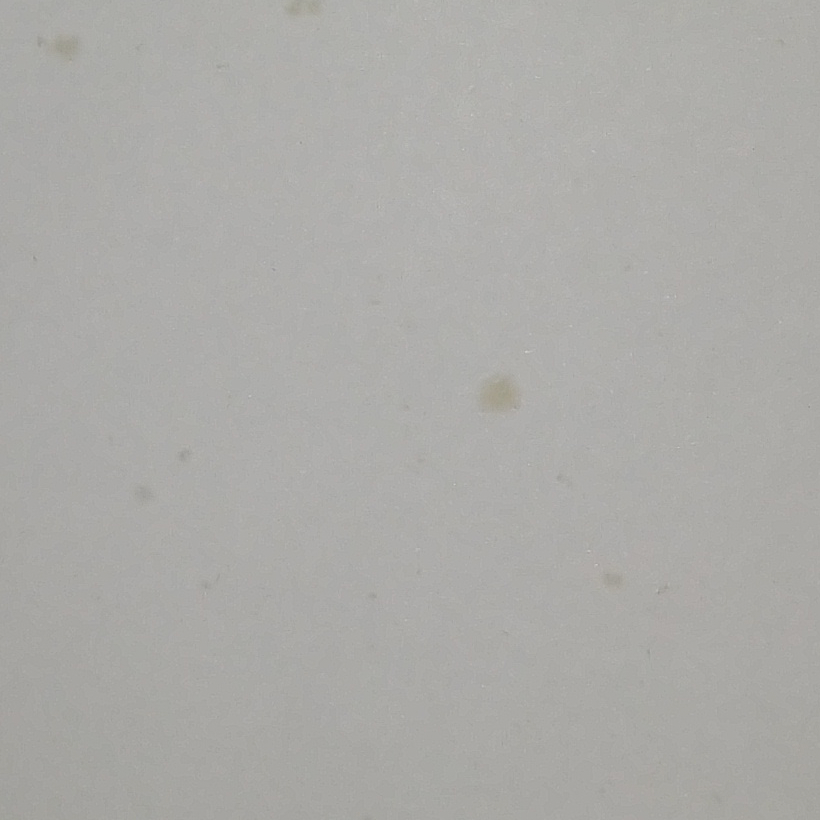
#> input picture Scripts/photos/Motorola X4/Flash/Folha/1.png, 820 x 820 px, found by its file name
$ python dataset.py
#> lines starting #> are read from the running program, lines starting #| are printed output that depends on the picture; after the words box and inside, x2 and y2 are one past the last pixel; in counts of white or black regions, pixels touching at a corner belong together
import cv2
import numpy as np
import os
import csv
from sklearn.cluster import MiniBatchKMeans

# Esconde os warnings
import warnings

# Parametros
RANDOM_STATE = 42
DEBUG_PRINT = False
DISPOSITIVOS = ['iPhone 8', 'Motorola X4', 'Redmi 5A', 'Xiaomi Mi9']
LUZ = ['Luz', 'Flash']  # , 'Externo', 'Sombra']
TIPO = ['Folha', 'Cafe']
HEADER = ['RGB_medio_cafe', 'R_medio_cafe', 'G_medio_cafe', 'B_medio_cafe', 'RGB_std_cafe', 'R_std_cafe', 'G_std_cafe', 'B_std_cafe',
                            'RGB_medio_folha', 'RGB_std_folha', 'HSV_medio_cafe', 'H_medio_cafe', 'S_medio_cafe', 'V_medio_cafe', 'HSV_std_cafe', 'H_std_cafe', 'S_std_cafe', 'V_std_cafe',
                            'HSV_medio_folha', 'HSV_std_folha', 'Agtron']

# Define cores no print
class bcolors:
    WARNING = '\033[93m'
    FAIL = '\033[91m'
    OKGREEN = '\033[92m'
    BLUE = '\033[94m'
    CYAN = '\033[96m'
    ENDC = '\033[0m'
    BOLD = '\033[1m'

# Função para extrair RGB e/ou Equalizar Histograma
def extrairRGB(img, equalizar=False):

    if(equalizar):
        # Convertendo para HSV
        hsv_img = cv2.cvtColor(img, cv2.COLOR_BGR2HSV)

        # Dividindo a imagem HSV em diferentes canais
        h, s, v = cv2.split(hsv_img)

        # Aplicando equalização de histograma no canal V
        v_equalized = cv2.equalizeHist(v)

        # Unificando os canais H, S e V com equalização aplicada
        hsv_img_equalized = cv2.merge((h, s, v_equalized))

        # Convertendo imagem HSV equalizada em RGB
        img = cv2.cvtColor(hsv_img_equalized, cv2.COLOR_HSV2BGR)

    # Divide e extrai os canais da imagem
    R, G, B = cv2.split(img)

    return (R, G, B)

# Função para extrair HSV e/ou Equalizar Histograma
def extrairHSV(rgb_img, equalizar=False):
    # Converte imagem para HSV
    hsv_img = cv2.cvtColor(rgb_img, cv2.COLOR_BGR2HSV)

    # Divide e extrai os canais da imagem
    H, S, V = cv2.split(hsv_img)

    # Equaliza somente o canal V e retorna
    if(equalizar):
        v_equalized = cv2.equalizeHist(V)
        return (H, S, v_equalized)
    else:
        return (H, S, V)

# Funçao para aplicar quantização de cores
def quantizacaoCores(rgb_img, n_clusters=6):
    # Pega tamanho da imagem
    (h, w) = rgb_img.shape[:2]

    # converte a imagem do espaço de cores RGB para o espaço de cores L*a*b*
    # -- já que estaremos agrupando usando k-means # que é baseado na distância euclidiana, usaremos o
    # L*a* b* espaço de cor onde a distância euclidiana implica
    # significado perceptivo
    img = cv2.cvtColor(rgb_img, cv2.COLOR_BGR2LAB)

    # remodela a imagem em um vetor para que o k-means possa ser aplicado
    img = img.reshape((img.shape[0] * img.shape[1], 3))

    # Aplica o KMeans
    clt = MiniBatchKMeans(n_clusters=n_clusters, random_state=RANDOM_STATE)
    labels = clt.fit_predict(img)

    # A imagem reduzida a cores
    quant = clt.cluster_centers_.astype("uint8")[labels]

    # remodela o vetor para imagem novamente
    quant = quant.reshape((h, w, 3))

    # converte de L*a*b* para RGB
    quant = cv2.cvtColor(quant, cv2.COLOR_LAB2BGR)

    # Retorna imagem com cores reduzidas
    return quant

# Função para criar DataSet aplicando filtros
# Essa função percorre a pasta de disposivos -> condições de iluminação -> e tipo (café ou folha)
# As imagens que foram tiradas em uma mesma condição de iluminação, possuem os mesmos valores para folha
def criarDataSet(filtros):
    data = []
    # Percorre as pastas de dispositivos
    for dispositivo in DISPOSITIVOS:
        print(f"{bcolors.BOLD}{bcolors.OKGREEN}{'--------------------'}{bcolors.ENDC}\n")
        print(f"{bcolors.BOLD}{bcolors.WARNING}{dispositivo}{bcolors.ENDC}")
        # Percorre as condições de iluminação
        for condicao in LUZ:
            print(f"{bcolors.BOLD}{bcolors.BLUE}{'  '}{condicao}{bcolors.ENDC}")
            # Percorre asa opções (Café ou Folha)
            for opcao in TIPO:
                print(f"{bcolors.BOLD}{bcolors.OKGREEN}{'    '}{opcao}{bcolors.ENDC}")
                # Para cada arquivo na pasta disposivos -> condições de iluminação -> tipo faça:
                for arquivo in os.listdir(".\photos\{}\{}\{}".format(dispositivo, condicao, opcao)):
                    # Pega caminho até a imagem
                    caminho_img = os.path.join(".\photos\{}\{}\{}".format(dispositivo, condicao, opcao), arquivo)

                    # Lê a imagem
                    img = cv2.imread(caminho_img)

                    if(filtros):
                        # Aplica suaviação pela mediana
                        img = cv2.medianBlur(src=img, ksize=9)

                        # Aplica o processo de quantização de cores
                        img = quantizacaoCores(img, n_clusters=6)

                    # Opção folha é SEMPRE extraída primeiro.
                    # Se a opção for do tipo "FOLHA", que determina a condição de iluminação
                    # Extrair os canais RGB e HSV, calculando suas respectivas médias e desvio padrão
                    if opcao == 'Folha':
                        R_f, G_f, B_f = extrairRGB(img, equalizar=filtros)
                        media_folha_RGB = np.mean([R_f, G_f, B_f])
                        desvio_folha_RGB = np.std([R_f, G_f, B_f])

                        H_f, S_f, V_f = extrairHSV(img, equalizar=filtros)
                        media_folha_HSV = np.mean([H_f, S_f, V_f])
                        desvio_folha_HSV = np.std([H_f, S_f, V_f])

                    # Se for do tipo café
                    # Extrair os canais RGB e HSV, calculando suas respectivas médias e desvio padrão
                    else:
                        R_c, G_c, B_c = extrairRGB(img, equalizar=filtros)
                        H_c, S_c, V_c = extrairHSV(img, equalizar=filtros)

                        media_cafe_RGB = np.mean([R_c, G_c, B_c])
                        desvio_cafe_RGB = np.std([R_c, G_c, B_c])

                        media_cafe_HSV = np.mean([H_c, S_c, V_c])
                        desvio_cafe_HSV = np.std([H_c, S_c, V_c])

                        # Monta uma linsta com as informações extraídas
                        geral = [media_cafe_RGB, np.mean(R_c), np.mean(G_c), np.mean(B_c), desvio_cafe_RGB, np.std(R_c), np.std(G_c), np.std(B_c), media_folha_RGB, desvio_folha_RGB, media_cafe_HSV, np.mean(H_c), np.mean(S_c), np.mean(V_c), desvio_cafe_HSV, np.std(H_c), np.std(S_c), np.std(
                            V_c), media_folha_HSV, desvio_folha_HSV]

                        # Arrendonda os valores da lista, para que tenham somente 3 casa decimais
                        geral_arredondado = [round(num, 3) for num in geral]

                        # Adiciona a lista o valor Agtron da amostra, que está no nome do arquivo
                        geral_arredondado.append('Agtron {}'.format(arquivo[0:2]))

                        # Adiciona essa linha a lista de dados
                        data.append(geral_arredondado)
            print('\n')
        print(f"{bcolors.BOLD}{bcolors.OKGREEN}{'--------------------'}{bcolors.ENDC}\n")
    return HEADER,  data

# Função para exportar arquivo CSV
def exportarCSV(header, data, name):
    with open('./data/{}.csv'.format(name), 'w', encoding='UTF8', newline='') as f:
        writer = csv.writer(f)
        # Escreve o cabeçalho (header)
        writer.writerow(header)
        # Escreve todas as linhas (data)
        writer.writerows(data)


if __name__ == '__main__':
    # Ocultando os warnings
    warnings.filterwarnings(action='ignore')

    # Roda o primeiro teste SEM filtro
    FILTRO = False
    FILE = 'all_semfiltro'
    header, data = criarDataSet(FILTRO)
#> in criarDataSet, img is the input picture: shape (820, 820, 3); mean B, G, R 168.1, 171.2, 171.9
#> in criarDataSet, `media_folha_RGB = np.mean([R_f, G_f, B_f])`: media_folha_RGB = 170.4
#> in criarDataSet, `desvio_folha_RGB = np.std([R_f, G_f, B_f])`: desvio_folha_RGB = 4.3
#> in extrairHSV, `hsv_img = cv2.cvtColor(rgb_img, cv2.COLOR_BGR2HSV)`: hsv_img: shape (820, 820, 3); mean H, S, V 25.4, 5.7, 171.9
#> in extrairHSV, `H, S, V = cv2.split(hsv_img)`:
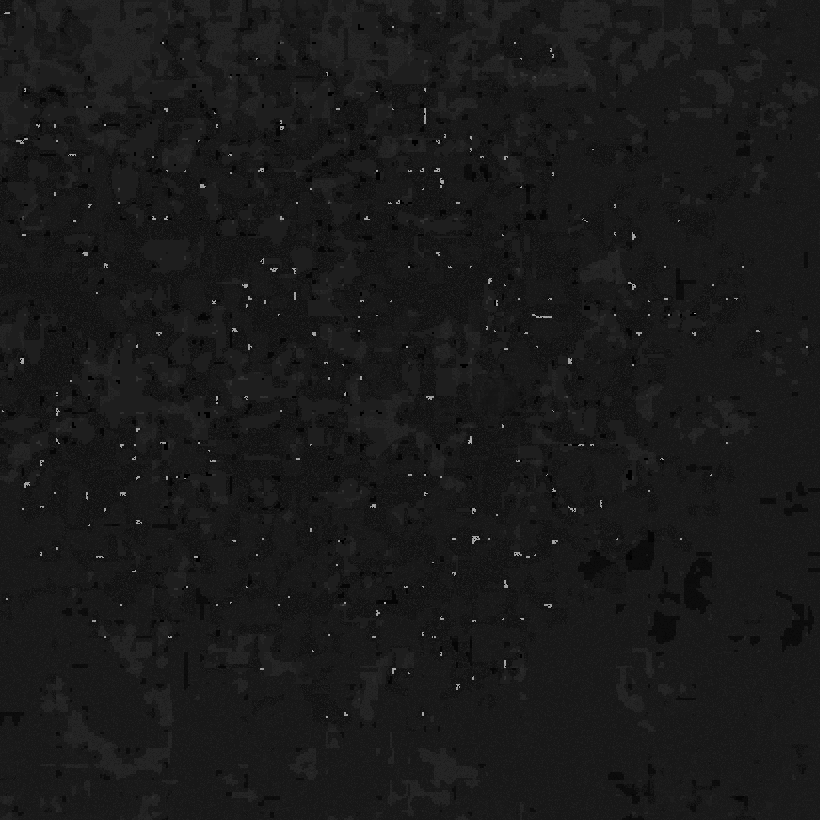
#> H: shape (820, 820); min 0, max 174, mean 25.4
#> in extrairHSV, `H, S, V = cv2.split(hsv_img)`:
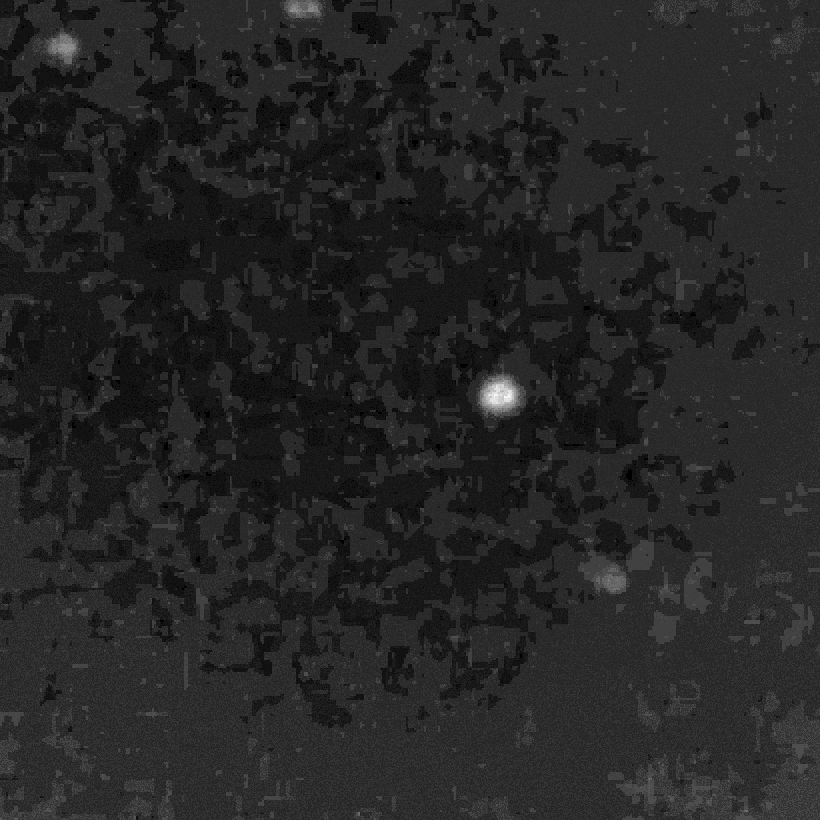
#> S: shape (820, 820); min 0, max 39, mean 5.7; drawn with min black and max white
#> in criarDataSet, `media_folha_HSV = np.mean([H_f, S_f, V_f])`: media_folha_HSV = 67.68
#> in criarDataSet, `desvio_folha_HSV = np.std([H_f, S_f, V_f])`: desvio_folha_HSV = 74.41
    exportarCSV(header, data, FILE)

    # Roda o segundo teste COM filtro
    FILTRO = True
    FILE = 'all_comfiltro'
    header, data = criarDataSet(FILTRO)
#> in quantizacaoCores, `img = cv2.cvtColor(rgb_img, cv2.COLOR_BGR2LAB)`: img: shape (820, 820, 3); mean of channels 0, 1, 2 178.7, 127.8, 129.7
#> in quantizacaoCores, `quant = quant.reshape((h, w, 3))`:
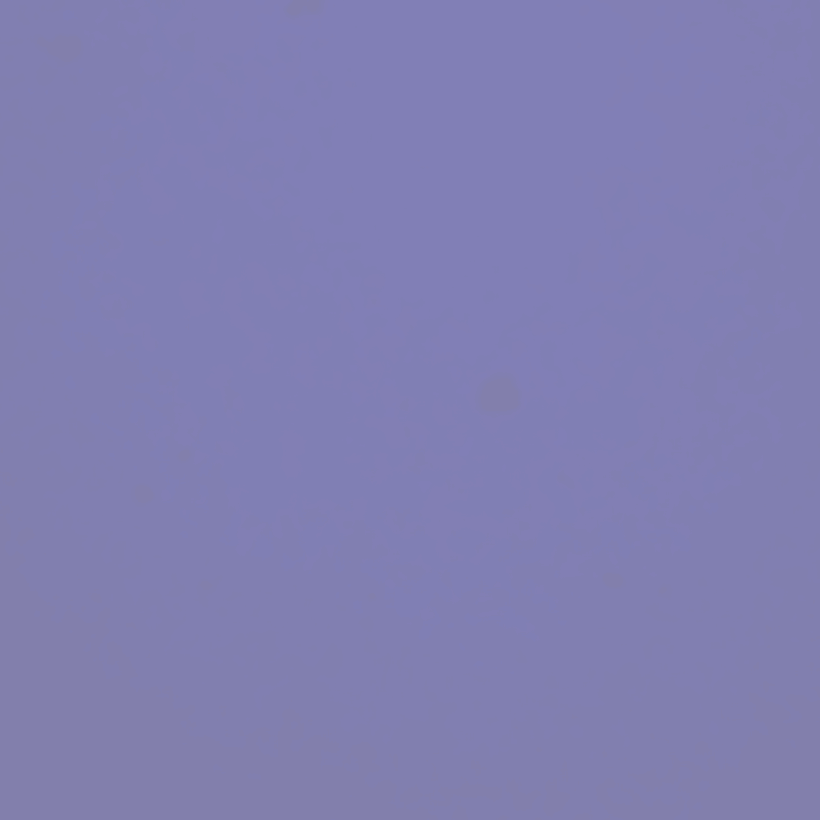
#> quant: shape (820, 820, 3); mean of channels 0, 1, 2 178.1, 127, 129.1; drawn as B, G, R
#> in extrairRGB (call 17), `hsv_img = cv2.cvtColor(img, cv2.COLOR_BGR2HSV)`: hsv_img: shape (820, 820, 3); mean H, S, V 56.9, 3.8, 171.1
#> in extrairRGB (call 17), `h, s, v = cv2.split(hsv_img)`:
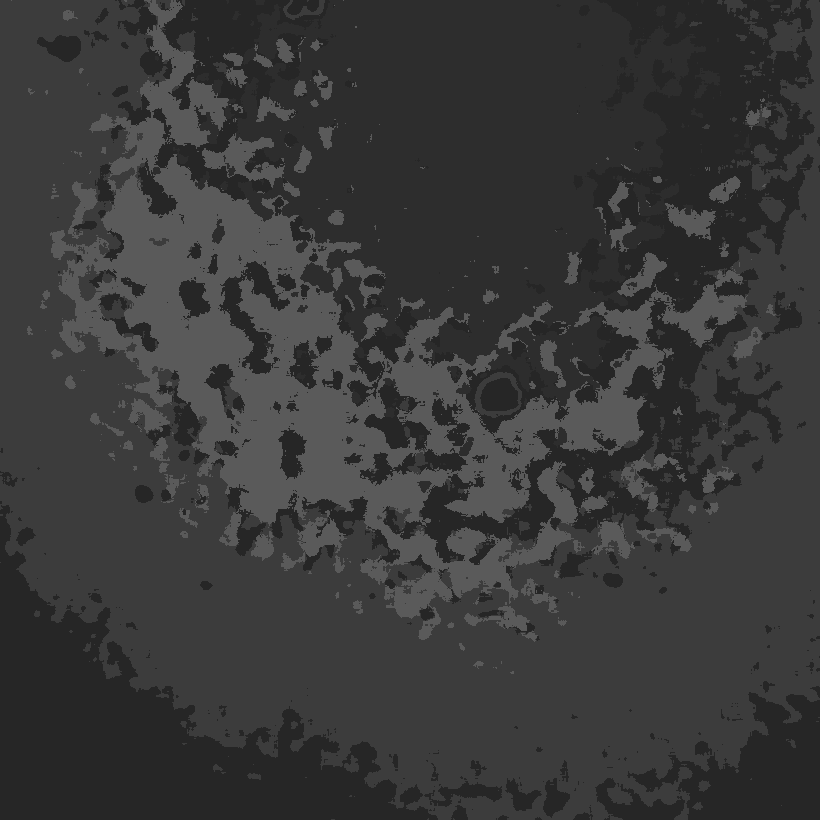
#> h: shape (820, 820); min 38, max 90, mean 56.9
#> in extrairRGB (call 17), `h, s, v = cv2.split(hsv_img)`:
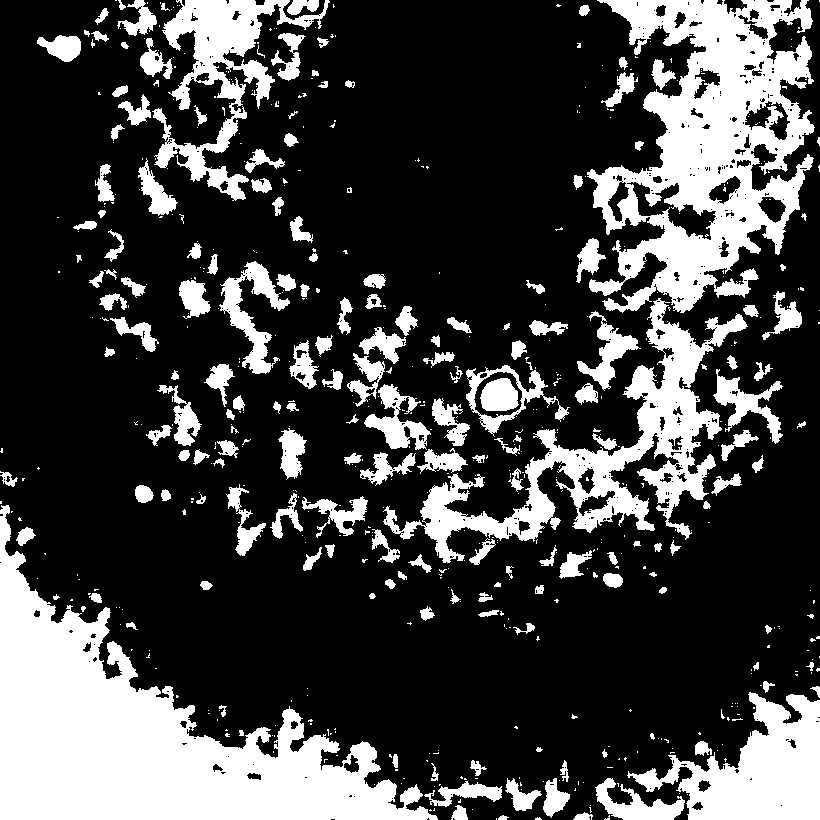
#> s: shape (820, 820); values 3 (black) and 6 (white), 26.3% white; 627 white regions (447 under 20 px), largest, box (x1, y1, x2, y2) and area: (0, 505, 438, 820) 51064, (587, 0, 815, 313) 36082, (383, 298, 748, 563) 19677
#> in extrairRGB (call 17), `v_equalized = cv2.equalizeHist(v)`:
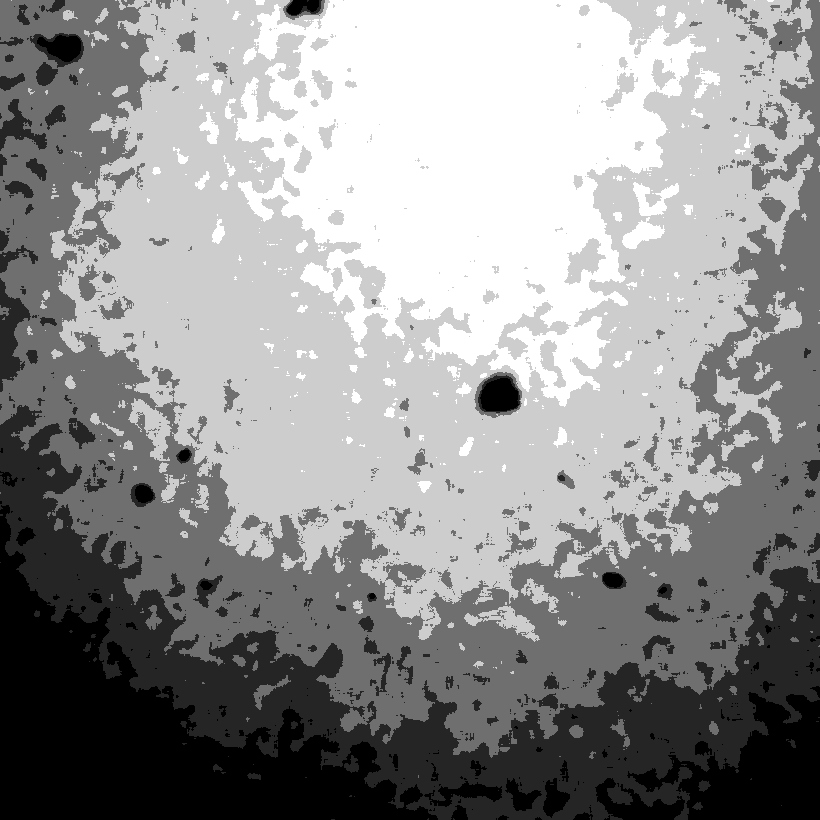
#> v_equalized: shape (820, 820); min 0, max 255, mean 145.6
#> in extrairRGB (call 17), `hsv_img_equalized = cv2.merge((h, s, v_equalized))`: hsv_img_equalized: shape (820, 820, 3); mean H, S, V 56.9, 3.8, 145.6
    exportarCSV(header, data, FILE)
